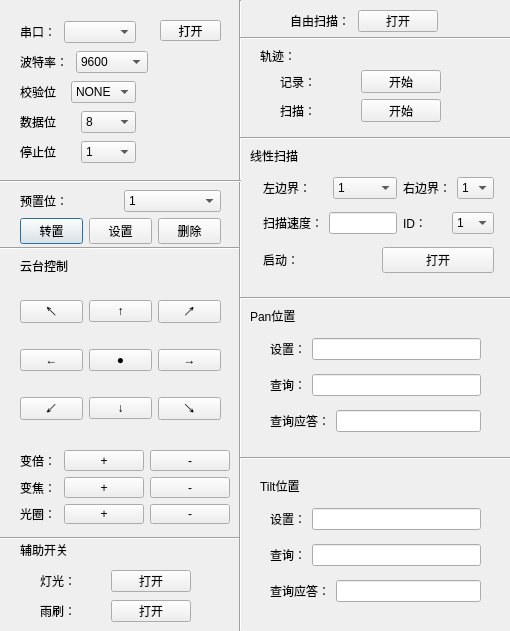
<?xml version="1.0" encoding="UTF-8"?>
<ui version="4.0">
 <class>Dialog</class>
 <widget class="QDialog" name="Dialog">
  <property name="geometry">
   <rect>
    <x>0</x>
    <y>0</y>
    <width>510</width>
    <height>631</height>
   </rect>
  </property>
  <property name="windowTitle">
   <string>PELCO_D_Control_V1</string>
  </property>
  <widget class="QLabel" name="lbPTZControl">
   <property name="geometry">
    <rect>
     <x>20</x>
     <y>260</y>
     <width>54</width>
     <height>12</height>
    </rect>
   </property>
   <property name="text">
    <string>云台控制</string>
   </property>
  </widget>
  <widget class="Line" name="line_2">
   <property name="geometry">
    <rect>
     <x>0</x>
     <y>240</y>
     <width>241</width>
     <height>16</height>
    </rect>
   </property>
   <property name="orientation">
    <enum>Qt::Horizontal</enum>
   </property>
  </widget>
  <widget class="Line" name="line_3">
   <property name="geometry">
    <rect>
     <x>0</x>
     <y>530</y>
     <width>241</width>
     <height>16</height>
    </rect>
   </property>
   <property name="orientation">
    <enum>Qt::Horizontal</enum>
   </property>
  </widget>
  <widget class="QLabel" name="lbPilotSwitch">
   <property name="geometry">
    <rect>
     <x>20</x>
     <y>540</y>
     <width>54</width>
     <height>20</height>
    </rect>
   </property>
   <property name="text">
    <string>辅助开关</string>
   </property>
  </widget>
  <widget class="Line" name="line_4">
   <property name="geometry">
    <rect>
     <x>230</x>
     <y>0</y>
     <width>20</width>
     <height>631</height>
    </rect>
   </property>
   <property name="orientation">
    <enum>Qt::Vertical</enum>
   </property>
  </widget>
  <widget class="Line" name="line_5">
   <property name="geometry">
    <rect>
     <x>240</x>
     <y>30</y>
     <width>271</width>
     <height>16</height>
    </rect>
   </property>
   <property name="orientation">
    <enum>Qt::Horizontal</enum>
   </property>
  </widget>
  <widget class="QLabel" name="lbPath">
   <property name="geometry">
    <rect>
     <x>260</x>
     <y>50</y>
     <width>54</width>
     <height>12</height>
    </rect>
   </property>
   <property name="text">
    <string>轨迹：</string>
   </property>
  </widget>
  <widget class="Line" name="line_6">
   <property name="geometry">
    <rect>
     <x>240</x>
     <y>130</y>
     <width>271</width>
     <height>16</height>
    </rect>
   </property>
   <property name="orientation">
    <enum>Qt::Horizontal</enum>
   </property>
  </widget>
  <widget class="QLabel" name="lbLinerScan">
   <property name="geometry">
    <rect>
     <x>250</x>
     <y>150</y>
     <width>54</width>
     <height>12</height>
    </rect>
   </property>
   <property name="text">
    <string>线性扫描</string>
   </property>
  </widget>
  <widget class="Line" name="line_7">
   <property name="geometry">
    <rect>
     <x>240</x>
     <y>290</y>
     <width>271</width>
     <height>16</height>
    </rect>
   </property>
   <property name="orientation">
    <enum>Qt::Horizontal</enum>
   </property>
  </widget>
  <widget class="Line" name="line_8">
   <property name="geometry">
    <rect>
     <x>240</x>
     <y>450</y>
     <width>271</width>
     <height>16</height>
    </rect>
   </property>
   <property name="orientation">
    <enum>Qt::Horizontal</enum>
   </property>
  </widget>
  <widget class="QLabel" name="lbPan_2">
   <property name="geometry">
    <rect>
     <x>250</x>
     <y>310</y>
     <width>54</width>
     <height>12</height>
    </rect>
   </property>
   <property name="text">
    <string>Pan位置</string>
   </property>
  </widget>
  <widget class="QLabel" name="lbTilt">
   <property name="geometry">
    <rect>
     <x>260</x>
     <y>480</y>
     <width>54</width>
     <height>12</height>
    </rect>
   </property>
   <property name="text">
    <string>Tilt位置</string>
   </property>
  </widget>
  <widget class="QWidget" name="layoutWidget">
   <property name="geometry">
    <rect>
     <x>270</x>
     <y>500</y>
     <width>211</width>
     <height>111</height>
    </rect>
   </property>
   <layout class="QVBoxLayout" name="verticalLayout_4">
    <item>
     <layout class="QHBoxLayout" name="horizontalLayout_19">
      <item>
       <widget class="QLabel" name="lbTiltSet">
        <property name="text">
         <string>设置：</string>
        </property>
       </widget>
      </item>
      <item>
       <widget class="QLineEdit" name="lnEditTiltSet"/>
      </item>
     </layout>
    </item>
    <item>
     <layout class="QHBoxLayout" name="horizontalLayout_20">
      <item>
       <widget class="QLabel" name="lbTiltSerach">
        <property name="text">
         <string>查询：</string>
        </property>
       </widget>
      </item>
      <item>
       <widget class="QLineEdit" name="lnEditTiltSerach"/>
      </item>
     </layout>
    </item>
    <item>
     <layout class="QHBoxLayout" name="horizontalLayout_21">
      <item>
       <widget class="QLabel" name="lbTiltReply">
        <property name="text">
         <string>查询应答：</string>
        </property>
       </widget>
      </item>
      <item>
       <widget class="QLineEdit" name="lnEditTiltReply"/>
      </item>
     </layout>
    </item>
   </layout>
  </widget>
  <widget class="QWidget" name="layoutWidget">
   <property name="geometry">
    <rect>
     <x>20</x>
     <y>20</y>
     <width>116</width>
     <height>24</height>
    </rect>
   </property>
   <layout class="QHBoxLayout" name="horizontalLayout">
    <item>
     <widget class="QLabel" name="lbUart">
      <property name="text">
       <string>串口：</string>
      </property>
     </widget>
    </item>
    <item>
     <widget class="QComboBox" name="cBoxUart"/>
    </item>
   </layout>
  </widget>
  <widget class="QWidget" name="layoutWidget">
   <property name="geometry">
    <rect>
     <x>20</x>
     <y>50</y>
     <width>128</width>
     <height>24</height>
    </rect>
   </property>
   <layout class="QHBoxLayout" name="horizontalLayout_2">
    <item>
     <widget class="QLabel" name="lbBaudRate">
      <property name="text">
       <string>波特率：</string>
      </property>
     </widget>
    </item>
    <item>
     <widget class="QComboBox" name="cBoxBaudRate">
      <item>
       <property name="text">
        <string>9600</string>
       </property>
      </item>
      <item>
       <property name="text">
        <string>115200</string>
       </property>
      </item>
     </widget>
    </item>
   </layout>
  </widget>
  <widget class="QWidget" name="layoutWidget">
   <property name="geometry">
    <rect>
     <x>0</x>
     <y>170</y>
     <width>241</width>
     <height>24</height>
    </rect>
   </property>
   <layout class="QHBoxLayout" name="horizontalLayout_3">
    <item>
     <widget class="Line" name="line">
      <property name="orientation">
       <enum>Qt::Horizontal</enum>
      </property>
     </widget>
    </item>
   </layout>
  </widget>
  <widget class="QWidget" name="layoutWidget">
   <property name="geometry">
    <rect>
     <x>20</x>
     <y>190</y>
     <width>201</width>
     <height>54</height>
    </rect>
   </property>
   <layout class="QVBoxLayout" name="verticalLayout">
    <item>
     <layout class="QHBoxLayout" name="horizontalLayout_4">
      <item>
       <widget class="QLabel" name="lbPresetBit">
        <property name="text">
         <string>预置位：</string>
        </property>
       </widget>
      </item>
      <item>
       <widget class="QComboBox" name="cBoxPresetBit">
        <item>
         <property name="text">
          <string>1</string>
         </property>
        </item>
        <item>
         <property name="text">
          <string>2</string>
         </property>
        </item>
        <item>
         <property name="text">
          <string>3</string>
         </property>
        </item>
        <item>
         <property name="text">
          <string>4</string>
         </property>
        </item>
        <item>
         <property name="text">
          <string>5</string>
         </property>
        </item>
        <item>
         <property name="text">
          <string>6</string>
         </property>
        </item>
       </widget>
      </item>
     </layout>
    </item>
    <item>
     <layout class="QHBoxLayout" name="horizontalLayout_5">
      <item>
       <widget class="QPushButton" name="pushBtnTranspost">
        <property name="text">
         <string>转置</string>
        </property>
       </widget>
      </item>
      <item>
       <widget class="QPushButton" name="pushBtnSet">
        <property name="text">
         <string>设置</string>
        </property>
       </widget>
      </item>
      <item>
       <widget class="QPushButton" name="pushBtnDelete">
        <property name="text">
         <string>删除</string>
        </property>
       </widget>
      </item>
     </layout>
    </item>
   </layout>
  </widget>
  <widget class="QWidget" name="layoutWidget">
   <property name="geometry">
    <rect>
     <x>20</x>
     <y>280</y>
     <width>201</width>
     <height>161</height>
    </rect>
   </property>
   <layout class="QGridLayout" name="gridLayout">
    <item row="2" column="1">
     <widget class="QPushButton" name="pushBtnDown">
      <property name="text">
       <string>↓</string>
      </property>
     </widget>
    </item>
    <item row="1" column="1">
     <widget class="QPushButton" name="pushBtnStop">
      <property name="text">
       <string>●</string>
      </property>
     </widget>
    </item>
    <item row="0" column="1">
     <widget class="QPushButton" name="pushBtnUp">
      <property name="text">
       <string>↑</string>
      </property>
     </widget>
    </item>
    <item row="2" column="2">
     <widget class="QPushButton" name="pushBtnDownRight">
      <property name="text">
       <string>↘</string>
      </property>
     </widget>
    </item>
    <item row="1" column="2">
     <widget class="QPushButton" name="pushBtnRight">
      <property name="text">
       <string>→</string>
      </property>
     </widget>
    </item>
    <item row="0" column="2">
     <widget class="QPushButton" name="pushBtnUpRight">
      <property name="text">
       <string>↗</string>
      </property>
     </widget>
    </item>
    <item row="0" column="0">
     <widget class="QPushButton" name="pushBtnUpLeft">
      <property name="text">
       <string>↖</string>
      </property>
     </widget>
    </item>
    <item row="1" column="0">
     <widget class="QPushButton" name="pushBtnLeft">
      <property name="text">
       <string>←</string>
      </property>
     </widget>
    </item>
    <item row="2" column="0">
     <widget class="QPushButton" name="pushBtnDownLeft">
      <property name="text">
       <string>↙</string>
      </property>
     </widget>
    </item>
   </layout>
  </widget>
  <widget class="QWidget" name="layoutWidget">
   <property name="geometry">
    <rect>
     <x>20</x>
     <y>450</y>
     <width>210</width>
     <height>74</height>
    </rect>
   </property>
   <layout class="QGridLayout" name="gridLayout_2">
    <item row="0" column="0">
     <widget class="QLabel" name="lbMult">
      <property name="text">
       <string>变倍：</string>
      </property>
     </widget>
    </item>
    <item row="0" column="1">
     <widget class="QPushButton" name="pushBtnMultAdd">
      <property name="text">
       <string>+</string>
      </property>
     </widget>
    </item>
    <item row="0" column="2">
     <widget class="QPushButton" name="pushBtnMultSub">
      <property name="text">
       <string>-</string>
      </property>
     </widget>
    </item>
    <item row="1" column="0">
     <widget class="QLabel" name="lbZoom">
      <property name="text">
       <string>变焦：</string>
      </property>
     </widget>
    </item>
    <item row="1" column="1">
     <widget class="QPushButton" name="pushBtnZoomAdd">
      <property name="text">
       <string>+</string>
      </property>
     </widget>
    </item>
    <item row="1" column="2">
     <widget class="QPushButton" name="pushBtnZoomSub">
      <property name="text">
       <string>-</string>
      </property>
     </widget>
    </item>
    <item row="2" column="0">
     <widget class="QLabel" name="lbHalo">
      <property name="text">
       <string>光圈：</string>
      </property>
     </widget>
    </item>
    <item row="2" column="1">
     <widget class="QPushButton" name="pushBtnHaloAdd">
      <property name="text">
       <string>+</string>
      </property>
     </widget>
    </item>
    <item row="2" column="2">
     <widget class="QPushButton" name="pushBtnHaloSub">
      <property name="text">
       <string>-</string>
      </property>
     </widget>
    </item>
   </layout>
  </widget>
  <widget class="QWidget" name="layoutWidget">
   <property name="geometry">
    <rect>
     <x>40</x>
     <y>570</y>
     <width>151</width>
     <height>22</height>
    </rect>
   </property>
   <layout class="QHBoxLayout" name="horizontalLayout_6">
    <item>
     <widget class="QLabel" name="lbLight">
      <property name="text">
       <string>灯光：</string>
      </property>
     </widget>
    </item>
    <item>
     <widget class="QPushButton" name="pushBtnLight">
      <property name="text">
       <string>打开</string>
      </property>
     </widget>
    </item>
   </layout>
  </widget>
  <widget class="QWidget" name="layoutWidget">
   <property name="geometry">
    <rect>
     <x>40</x>
     <y>600</y>
     <width>151</width>
     <height>22</height>
    </rect>
   </property>
   <layout class="QHBoxLayout" name="horizontalLayout_7">
    <item>
     <widget class="QLabel" name="lbWiper">
      <property name="text">
       <string>雨刷：</string>
      </property>
     </widget>
    </item>
    <item>
     <widget class="QPushButton" name="pushBtnWiper">
      <property name="text">
       <string>打开</string>
      </property>
     </widget>
    </item>
   </layout>
  </widget>
  <widget class="QWidget" name="layoutWidget">
   <property name="geometry">
    <rect>
     <x>290</x>
     <y>10</y>
     <width>148</width>
     <height>22</height>
    </rect>
   </property>
   <layout class="QHBoxLayout" name="horizontalLayout_8">
    <item>
     <widget class="QLabel" name="lbFreeAir">
      <property name="text">
       <string>自由扫描：</string>
      </property>
     </widget>
    </item>
    <item>
     <widget class="QPushButton" name="pushBtnFreeAir">
      <property name="text">
       <string>打开</string>
      </property>
     </widget>
    </item>
   </layout>
  </widget>
  <widget class="QWidget" name="layoutWidget">
   <property name="geometry">
    <rect>
     <x>280</x>
     <y>70</y>
     <width>161</width>
     <height>52</height>
    </rect>
   </property>
   <layout class="QVBoxLayout" name="verticalLayout_2">
    <item>
     <layout class="QHBoxLayout" name="horizontalLayout_9">
      <item>
       <widget class="QLabel" name="lbRecord">
        <property name="text">
         <string>记录：</string>
        </property>
       </widget>
      </item>
      <item>
       <widget class="QPushButton" name="pushBtnRecord">
        <property name="text">
         <string>开始</string>
        </property>
       </widget>
      </item>
     </layout>
    </item>
    <item>
     <layout class="QHBoxLayout" name="horizontalLayout_10">
      <item>
       <widget class="QLabel" name="lbScan">
        <property name="text">
         <string>扫描：</string>
        </property>
       </widget>
      </item>
      <item>
       <widget class="QPushButton" name="pushBtnScan">
        <property name="text">
         <string>开始</string>
        </property>
       </widget>
      </item>
     </layout>
    </item>
   </layout>
  </widget>
  <widget class="QWidget" name="layoutWidget">
   <property name="geometry">
    <rect>
     <x>263</x>
     <y>170</y>
     <width>231</width>
     <height>111</height>
    </rect>
   </property>
   <layout class="QGridLayout" name="gridLayout_3">
    <item row="0" column="0">
     <layout class="QHBoxLayout" name="horizontalLayout_11">
      <item>
       <widget class="QLabel" name="lbLeftMargin">
        <property name="text">
         <string>左边界：</string>
        </property>
       </widget>
      </item>
      <item>
       <widget class="QComboBox" name="cBoxLeftMargin">
        <item>
         <property name="text">
          <string>1</string>
         </property>
        </item>
        <item>
         <property name="text">
          <string>2</string>
         </property>
        </item>
        <item>
         <property name="text">
          <string>3</string>
         </property>
        </item>
        <item>
         <property name="text">
          <string>4</string>
         </property>
        </item>
       </widget>
      </item>
     </layout>
    </item>
    <item row="0" column="1">
     <layout class="QHBoxLayout" name="horizontalLayout_12">
      <item>
       <widget class="QLabel" name="lbRightMargin">
        <property name="text">
         <string>右边界：</string>
        </property>
       </widget>
      </item>
      <item>
       <widget class="QComboBox" name="cBoxRightMargin_2">
        <item>
         <property name="text">
          <string>1</string>
         </property>
        </item>
        <item>
         <property name="text">
          <string>2</string>
         </property>
        </item>
        <item>
         <property name="text">
          <string>3</string>
         </property>
        </item>
        <item>
         <property name="text">
          <string>4</string>
         </property>
        </item>
       </widget>
      </item>
     </layout>
    </item>
    <item row="1" column="0">
     <layout class="QHBoxLayout" name="horizontalLayout_13">
      <item>
       <widget class="QLabel" name="lbScanSpeed">
        <property name="text">
         <string>扫描速度：</string>
        </property>
       </widget>
      </item>
      <item>
       <widget class="QLineEdit" name="lnEditScanSpeed"/>
      </item>
     </layout>
    </item>
    <item row="1" column="1">
     <layout class="QHBoxLayout" name="horizontalLayout_15">
      <item>
       <widget class="QLabel" name="lbID">
        <property name="text">
         <string>ID：</string>
        </property>
       </widget>
      </item>
      <item>
       <widget class="QComboBox" name="cBoxID">
        <item>
         <property name="text">
          <string>1</string>
         </property>
        </item>
        <item>
         <property name="text">
          <string>2</string>
         </property>
        </item>
        <item>
         <property name="text">
          <string>3</string>
         </property>
        </item>
        <item>
         <property name="text">
          <string>4</string>
         </property>
        </item>
       </widget>
      </item>
     </layout>
    </item>
    <item row="2" column="0" colspan="2">
     <layout class="QHBoxLayout" name="horizontalLayout_14">
      <item>
       <widget class="QLabel" name="lbStartUp">
        <property name="text">
         <string>启动：</string>
        </property>
       </widget>
      </item>
      <item>
       <widget class="QPushButton" name="pushBtnStartUp">
        <property name="text">
         <string>打开</string>
        </property>
       </widget>
      </item>
     </layout>
    </item>
   </layout>
  </widget>
  <widget class="QWidget" name="layoutWidget">
   <property name="geometry">
    <rect>
     <x>270</x>
     <y>330</y>
     <width>211</width>
     <height>111</height>
    </rect>
   </property>
   <layout class="QVBoxLayout" name="verticalLayout_3">
    <item>
     <layout class="QHBoxLayout" name="horizontalLayout_16">
      <item>
       <widget class="QLabel" name="lbPanSet">
        <property name="text">
         <string>设置：</string>
        </property>
       </widget>
      </item>
      <item>
       <widget class="QLineEdit" name="lnEditPanSet"/>
      </item>
     </layout>
    </item>
    <item>
     <layout class="QHBoxLayout" name="horizontalLayout_17">
      <item>
       <widget class="QLabel" name="lbPanSerach">
        <property name="text">
         <string>查询：</string>
        </property>
       </widget>
      </item>
      <item>
       <widget class="QLineEdit" name="lnEditPanSerach"/>
      </item>
     </layout>
    </item>
    <item>
     <layout class="QHBoxLayout" name="horizontalLayout_18">
      <item>
       <widget class="QLabel" name="lbSearchReply">
        <property name="text">
         <string>查询应答：</string>
        </property>
       </widget>
      </item>
      <item>
       <widget class="QLineEdit" name="lnEditPanReply"/>
      </item>
     </layout>
    </item>
   </layout>
  </widget>
  <widget class="QPushButton" name="pushBtnSerialOpen">
   <property name="geometry">
    <rect>
     <x>160</x>
     <y>20</y>
     <width>61</width>
     <height>21</height>
    </rect>
   </property>
   <property name="text">
    <string>打开</string>
   </property>
  </widget>
  <widget class="QWidget" name="layoutWidget">
   <property name="geometry">
    <rect>
     <x>20</x>
     <y>80</y>
     <width>116</width>
     <height>24</height>
    </rect>
   </property>
   <layout class="QHBoxLayout" name="horizontalLayout_22">
    <item>
     <widget class="QLabel" name="lbParityBit">
      <property name="text">
       <string>校验位</string>
      </property>
     </widget>
    </item>
    <item>
     <widget class="QComboBox" name="cBoxParity">
      <item>
       <property name="text">
        <string>NONE</string>
       </property>
      </item>
      <item>
       <property name="text">
        <string>ODD</string>
       </property>
      </item>
      <item>
       <property name="text">
        <string>EVEN</string>
       </property>
      </item>
     </widget>
    </item>
   </layout>
  </widget>
  <widget class="QWidget" name="layoutWidget">
   <property name="geometry">
    <rect>
     <x>20</x>
     <y>110</y>
     <width>116</width>
     <height>24</height>
    </rect>
   </property>
   <layout class="QHBoxLayout" name="horizontalLayout_23">
    <item>
     <widget class="QLabel" name="lbDataBit">
      <property name="text">
       <string>数据位</string>
      </property>
     </widget>
    </item>
    <item>
     <widget class="QComboBox" name="cBoxDataBit">
      <item>
       <property name="text">
        <string>8</string>
       </property>
      </item>
      <item>
       <property name="text">
        <string>7</string>
       </property>
      </item>
      <item>
       <property name="text">
        <string>6</string>
       </property>
      </item>
      <item>
       <property name="text">
        <string>5</string>
       </property>
      </item>
     </widget>
    </item>
   </layout>
  </widget>
  <widget class="QWidget" name="layoutWidget">
   <property name="geometry">
    <rect>
     <x>20</x>
     <y>140</y>
     <width>116</width>
     <height>24</height>
    </rect>
   </property>
   <layout class="QHBoxLayout" name="horizontalLayout_24">
    <item>
     <widget class="QLabel" name="lbStopBit">
      <property name="text">
       <string>停止位</string>
      </property>
     </widget>
    </item>
    <item>
     <widget class="QComboBox" name="cBoxStopBit">
      <item>
       <property name="text">
        <string>1</string>
       </property>
      </item>
      <item>
       <property name="text">
        <string>1.5</string>
       </property>
      </item>
      <item>
       <property name="text">
        <string>2</string>
       </property>
      </item>
     </widget>
    </item>
   </layout>
  </widget>
 </widget>
 <resources/>
 <connections/>
</ui>
